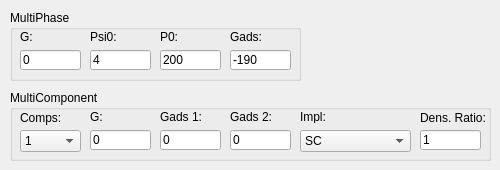
   <widget class="QWidget" name="tab_4">
    <attribute name="title">
     <string>MP / MC</string>
    </attribute>
    <widget class="QGroupBox" name="groupBox_2">
     <property name="geometry">
      <rect>
       <x>10</x>
       <y>10</y>
       <width>291</width>
       <height>71</height>
      </rect>
     </property>
     <property name="title">
      <string>MultiPhase</string>
     </property>
     <widget class="QLabel" name="label">
      <property name="geometry">
       <rect>
        <x>10</x>
        <y>20</y>
        <width>46</width>
        <height>13</height>
       </rect>
      </property>
      <property name="text">
       <string>G:</string>
      </property>
     </widget>
     <widget class="ImprovedLineEdit" name="mpG">
      <property name="geometry">
       <rect>
        <x>10</x>
        <y>40</y>
        <width>61</width>
        <height>20</height>
       </rect>
      </property>
      <property name="text">
       <string>0</string>
      </property>
     </widget>
     <widget class="ImprovedLineEdit" name="mpPsi0">
      <property name="geometry">
       <rect>
        <x>80</x>
        <y>40</y>
        <width>61</width>
        <height>20</height>
       </rect>
      </property>
      <property name="text">
       <string>4</string>
      </property>
     </widget>
     <widget class="ImprovedLineEdit" name="mpP0">
      <property name="geometry">
       <rect>
        <x>150</x>
        <y>40</y>
        <width>61</width>
        <height>20</height>
       </rect>
      </property>
      <property name="text">
       <string>200</string>
      </property>
     </widget>
     <widget class="QLabel" name="label_2">
      <property name="geometry">
       <rect>
        <x>80</x>
        <y>20</y>
        <width>46</width>
        <height>13</height>
       </rect>
      </property>
      <property name="text">
       <string>Psi0:</string>
      </property>
     </widget>
     <widget class="QLabel" name="label_3">
      <property name="geometry">
       <rect>
        <x>150</x>
        <y>20</y>
        <width>46</width>
        <height>13</height>
       </rect>
      </property>
      <property name="text">
       <string>P0:</string>
      </property>
     </widget>
     <widget class="QLabel" name="label_18">
      <property name="geometry">
       <rect>
        <x>220</x>
        <y>20</y>
        <width>46</width>
        <height>13</height>
       </rect>
      </property>
      <property name="text">
       <string>Gads:</string>
      </property>
     </widget>
     <widget class="ImprovedLineEdit" name="mpGads">
      <property name="geometry">
       <rect>
        <x>220</x>
        <y>40</y>
        <width>61</width>
        <height>20</height>
       </rect>
      </property>
      <property name="text">
       <string>-190</string>
      </property>
     </widget>
    </widget>
    <widget class="QGroupBox" name="groupBox_4">
     <property name="geometry">
      <rect>
       <x>10</x>
       <y>90</y>
       <width>481</width>
       <height>71</height>
      </rect>
     </property>
     <property name="title">
      <string>MultiComponent</string>
     </property>
     <widget class="QComboBox" name="mcQuantity">
      <property name="geometry">
       <rect>
        <x>10</x>
        <y>40</y>
        <width>61</width>
        <height>22</height>
       </rect>
      </property>
      <item>
       <property name="text">
        <string>1</string>
       </property>
      </item>
      <item>
       <property name="text">
        <string>2</string>
       </property>
      </item>
      <item>
       <property name="text">
        <string>3</string>
       </property>
      </item>
     </widget>
     <widget class="QLabel" name="label_4">
      <property name="geometry">
       <rect>
        <x>10</x>
        <y>20</y>
        <width>121</width>
        <height>16</height>
       </rect>
      </property>
      <property name="text">
       <string>Comps:</string>
      </property>
     </widget>
     <widget class="QLabel" name="label_5">
      <property name="geometry">
       <rect>
        <x>80</x>
        <y>20</y>
        <width>46</width>
        <height>13</height>
       </rect>
      </property>
      <property name="text">
       <string>G:</string>
      </property>
     </widget>
     <widget class="ImprovedLineEdit" name="mcG">
      <property name="geometry">
       <rect>
        <x>80</x>
        <y>40</y>
        <width>61</width>
        <height>20</height>
       </rect>
      </property>
      <property name="text">
       <string>0</string>
      </property>
     </widget>
     <widget class="QLabel" name="label_19">
      <property name="geometry">
       <rect>
        <x>150</x>
        <y>20</y>
        <width>46</width>
        <height>13</height>
       </rect>
      </property>
      <property name="text">
       <string>Gads 1:</string>
      </property>
     </widget>
     <widget class="ImprovedLineEdit" name="mcGads">
      <property name="geometry">
       <rect>
        <x>150</x>
        <y>40</y>
        <width>61</width>
        <height>20</height>
       </rect>
      </property>
      <property name="text">
       <string>0</string>
      </property>
     </widget>
     <widget class="QLabel" name="label_20">
      <property name="geometry">
       <rect>
        <x>220</x>
        <y>20</y>
        <width>46</width>
        <height>13</height>
       </rect>
      </property>
      <property name="text">
       <string>Gads 2:</string>
      </property>
     </widget>
     <widget class="ImprovedLineEdit" name="mcGads2">
      <property name="geometry">
       <rect>
        <x>220</x>
        <y>40</y>
        <width>61</width>
        <height>20</height>
       </rect>
      </property>
      <property name="text">
       <string>0</string>
      </property>
     </widget>
     <widget class="QLabel" name="label_21">
      <property name="geometry">
       <rect>
        <x>290</x>
        <y>20</y>
        <width>46</width>
        <height>13</height>
       </rect>
      </property>
      <property name="text">
       <string>Impl:</string>
      </property>
     </widget>
     <widget class="QComboBox" name="mcType">
      <property name="geometry">
       <rect>
        <x>290</x>
        <y>40</y>
        <width>111</width>
        <height>22</height>
       </rect>
      </property>
      <item>
       <property name="text">
        <string>SC</string>
       </property>
      </item>
      <item>
       <property name="text">
        <string>RK</string>
       </property>
      </item>
      <item>
       <property name="text">
        <string>FE</string>
       </property>
      </item>
      <item>
       <property name="text">
        <string>PS</string>
       </property>
      </item>
      <item>
       <property name="text">
        <string>Deposition</string>
       </property>
      </item>
     </widget>
     <widget class="QLabel" name="label_76">
      <property name="geometry">
       <rect>
        <x>410</x>
        <y>20</y>
        <width>71</width>
        <height>16</height>
       </rect>
      </property>
      <property name="text">
       <string>Dens. Ratio:</string>
      </property>
     </widget>
     <widget class="ImprovedLineEdit" name="mcDensityRatio">
      <property name="geometry">
       <rect>
        <x>410</x>
        <y>40</y>
        <width>61</width>
        <height>20</height>
       </rect>
      </property>
      <property name="text">
       <string>1</string>
      </property>
     </widget>
    </widget>
   </widget>
